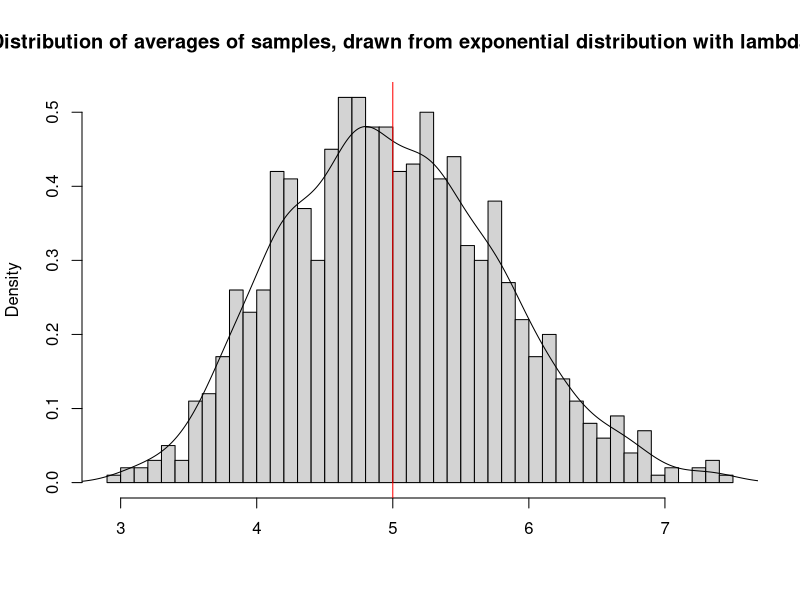
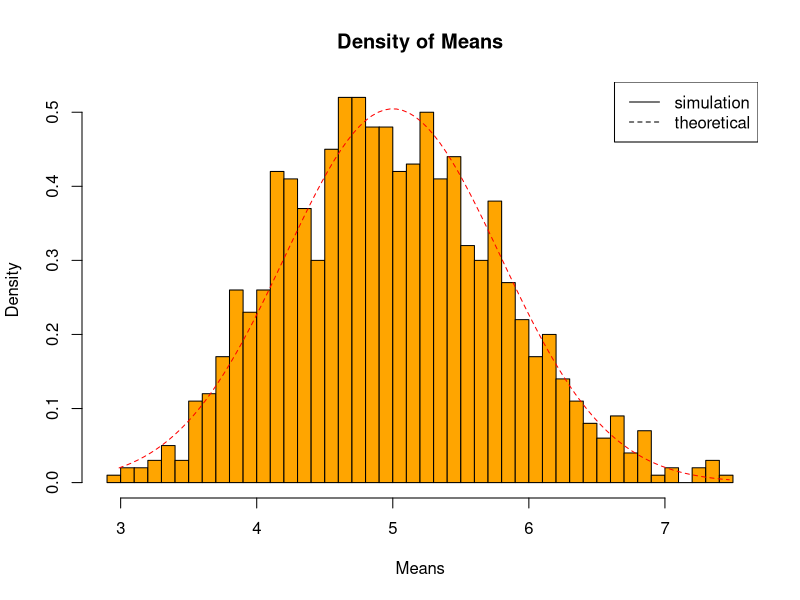
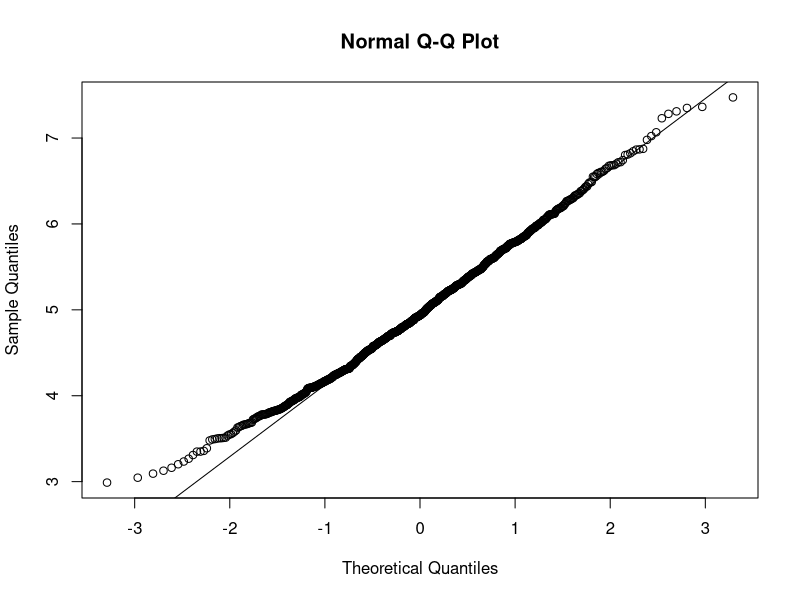
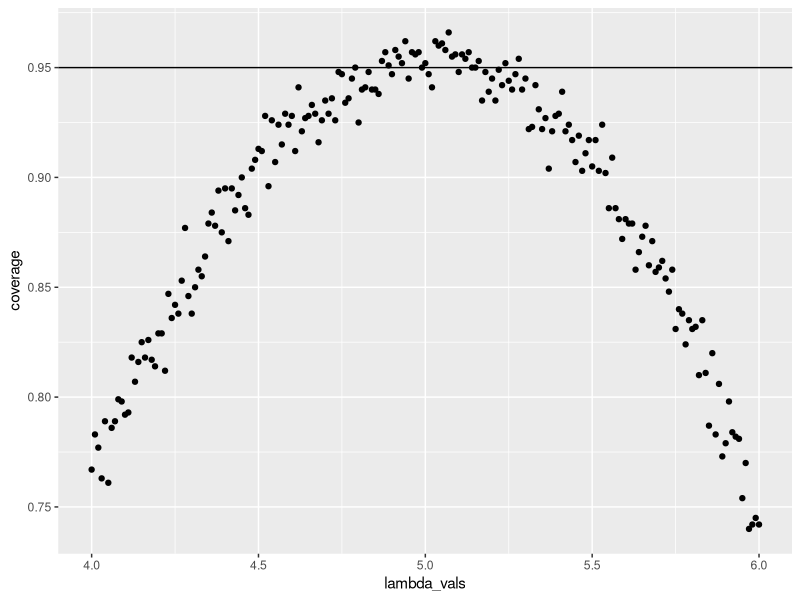

The R source for these figures, in order:
##question 1

##The exponential distribution can be simulated in R with rexp(n, lambda) 
##where lambda is the rate parameter. The mean of exponential distribution 
##is 1/lambda and the standard deviation is also also 1/lambda. 
##Set lambda = 0.2 for all of the simulations. 

##In this simulation, you will investigate the distribution of averages 
##of 40 exponential(0.2)s.

##Note that you will need to do a thousand or so simulated averages
##of 40 exponentials.

##Illustrate via simulation and associated explanatory text the 
##properties of the distribution of the mean of 40 exponential(0.2)s. 
##You should 
## 1. Show where the distribution is centered at and compare it to 
##the theoretical center of the distribution.
##2. Show how variable it is and compare it to the theoretical variance of the distribution.
##3. Show that the distribution is approximately normal. 
##4. Evaluate the coverage of the confidence interval for 1/lambda: X????1.96Sn???. 
##(This only needs to be done for the specific value of lambda).



set.seed(3)
lambda<-0.2
nsims<-1000
n<-40
## see the number of simulation in a matrix form

sim<-matrix(rexp(nsims*n, rate=lambda), nsims, n)

row_means<-rowMeans(sim)

##draw a histogram

hist(row_means, breaks=n, prob=TRUE, main="Distribution of averages of samples, drawn from exponential distribution with lambda=0.2", xlab="")

## density of the averages sample

lines(density(row_means))
##theoretical center of distribution

abline(v=1/lambda, col='red')

##theoretical density of averages of samples

xfit<-seq(min(row_means), max(row_means), length=100)

yfit<-dnorm(xfit, mean=1/lambda, sd=((1/lambda)/sqrt(n)))

hist(row_means, breaks=n, prob=TRUE, col="orange", xlab="Means", main="Density of Means", ylab="Density")

lines(xfit, yfit, pch=22, col="red", lty=2)


##add legend
legend('topright', legend=c("simulation","theoretical"), lty=1:2, col("black", "red"))

##question 2
qqnorm(row_means)

qqline(row_means)

##-----------------------------




lambda_vals<-seq(4, 6, by=0.01)
coverage<-sapply(lambda_vals, function(l){
        mu_hats<-rowMeans(matrix(rexp(n*nsims, rate=0.2), nsims, n))
        l1<-mu_hats - qnorm(0.975) *sqrt(1/lambda ** 2/n)
        u1<-mu_hats + qnorm(0.975) *sqrt(1/lambda ** 2/n)
        mean(l1<l & u1>l)
})

library(ggplot2)
qplot(lambda_vals, coverage) + geom_hline(yintercept=0.95)

